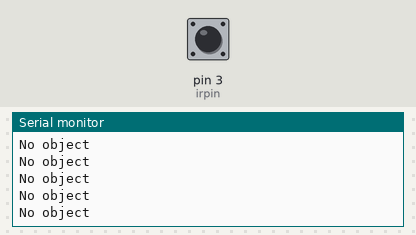
The sketch below on a simulated Arduino Uno, built with avr-gcc and run on an emulated ATmega328P. On the bench: the last lines printed to the serial monitor. The inputs (shaded band) are chosen by the test bench; at power-on: pin 3 (irpin) HIGH.

Above: at 1.2 s.
1.3 s: pin 3 (irpin) driven LOW
At 1.8 s:
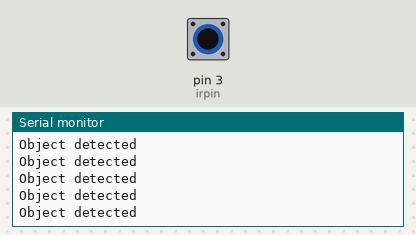
3.2 s: pin 3 (irpin) driven HIGH
At 3.7 s:
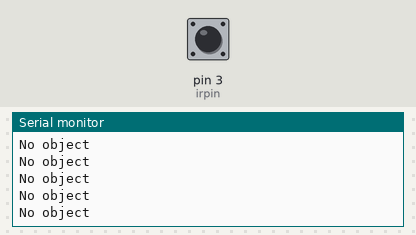
6.2 s: pin 3 (irpin) driven LOW
At 6.9 s:
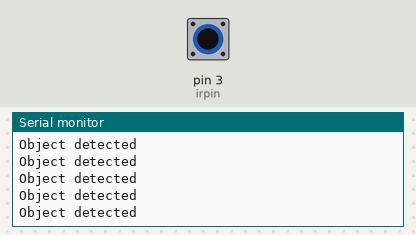
9.2 s: pin 3 (irpin) pulsed HIGH 2 times (0.12 s each, 0.3 s apart)
12.8 s: pin 3 (irpin) driven HIGH
At 13.4 s:
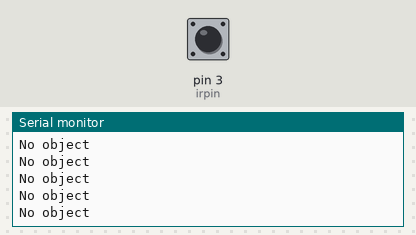
15.8 s: pin 3 (irpin) driven LOW
At 16.6 s:
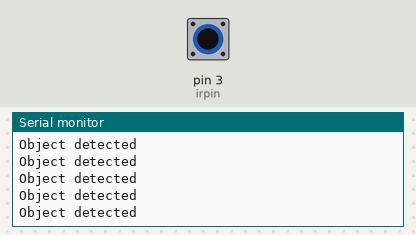

The sketch:

IR_Sensor.ino
```cpp
const int irpin =3;
void setup() {
  pinMode(irpin,INPUT);
  Serial.begin(9600);
}
int IRsensor()
{
    int sensorvalue = digitalRead(irpin);
    if(sensorvalue == LOW)
    {
      Serial.println("Object detected");
      return 1;
    }
    else
    {
      Serial.println("No object");
      return 0;
    }
}
void loop() {
  IRsensor();

}
```

Measured:
- after the input at 1.3 s, the serial monitor: prints a new line after 0.07 s (image 1)
- after the input at 12.8 s, the serial monitor: prints a new line after 0.08 s (image 4)
